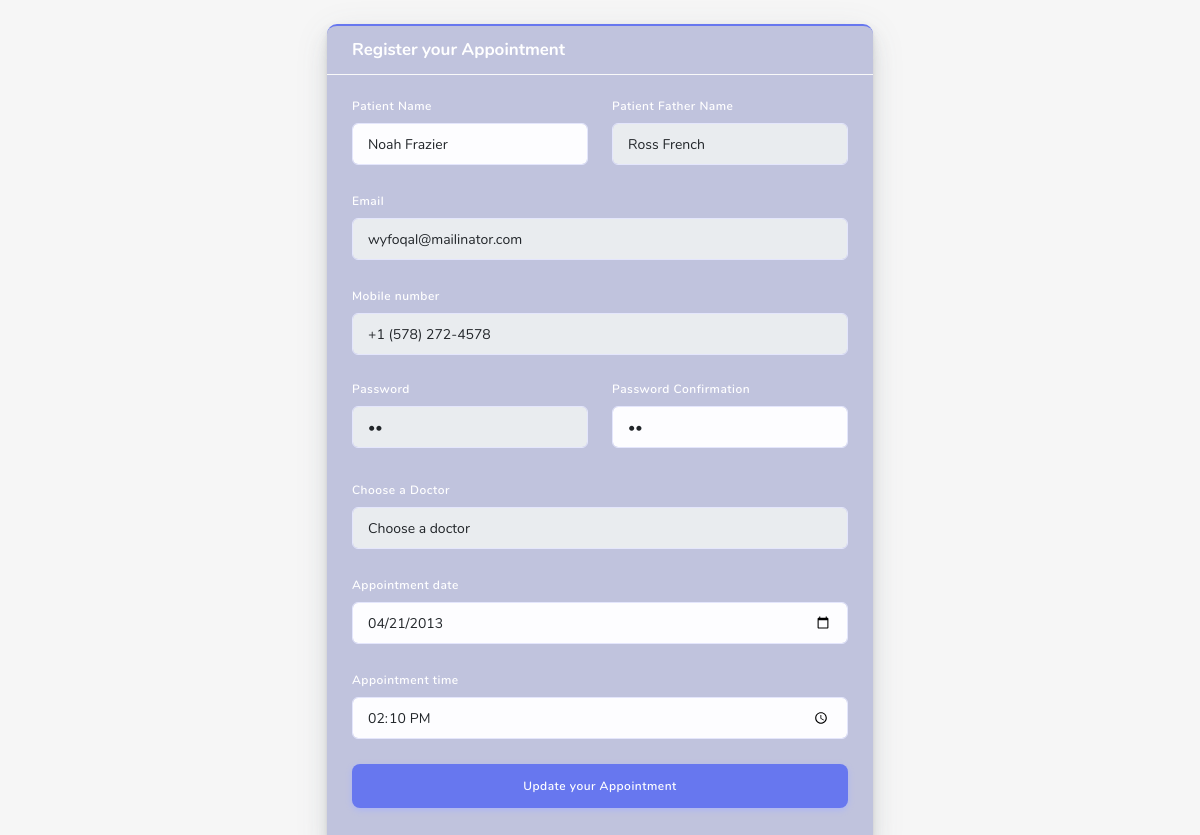
/update-appointment.php?upid=23, run on the app's committed database.
### tables this page shows
CREATE TABLE `patient_record` (
  `pid` bigint(255) NOT NULL,
  `patient_name` varchar(255) NOT NULL,
  `pfather_name` varchar(255) NOT NULL,
  `pemail` varchar(255) NOT NULL,
  `pmobile_number` varchar(255) NOT NULL,
  `password` varchar(255) NOT NULL,
  `cpassword` varchar(255) NOT NULL,
  `cdoctorname` varchar(255) NOT NULL,
  `pdate` varchar(255) NOT NULL,
  `ptime` varchar(255) NOT NULL
);

### update-appointment.php (the view, shortened to what this page needs)
<?php
  include "./include/connection.php";
    $up=$_GET['upid'];
    $upsql="SELECT * FROM `patient_record` WHERE `pid`='$up'";
    $uprun=mysqli_query($conn,$upsql);
    $upfet=mysqli_fetch_assoc($uprun);
  ?>
<!DOCTYPE html>
<html lang="en">
<?php
include "./include/header.php";
?>
<body>
  <div id="app">
    <section class="section">
      <div class="container mt-4">
        <div class="row justify-content-center ">
          <div class="col-12 col-sm-10  col-md-6  col-lg-6  col-xl-6 ">
            <div class="card card-primary">
              <div class="card-header">
                <h4 class="text-white">Register your Appointment</h4>
              </div>
              <div class="card-body">
                <form method="POST" >
                  <div class="row">
                    <div class="form-group col-6">
                      <label for="frist_name">Patient Name</label>
                      <input id="frist_name" oninput="changedata()" onblur="removespantext()" type="text" class="form-control" value="<?php echo $upfet['patient_name']?>" name="patient_name" autofocus>
                    </div>
                    <div class="form-group col-6">
                      <label for="father_name">Patient Father Name</label>
                      <input id="father_name" oninput="changedata1()" onblur="removespantext()" type="text" class="form-control" disabled value="<?php echo $upfet['pfather_name']?>" name="pfather_name">
                    </div>
                  </div>
                  <div class="form-group">
                    <label for="email">Email</label>
                    <input id="email" oninput="changedata3()" disabled onblur="removespantext()" type="email" value="<?php echo $upfet['pemail']?>" class="form-control" name="pemail">
                  </div>
                  <div class="form-group">
                    <label for="mobile_number">Mobile number </label>
                    <input id="mobile_number"  oninput="changedata4()" onblur="removespantext()" disabled type="tel" class="form-control" value="<?php echo $upfet['pmobile_number']?>" name="pmobile_number">
                  </div>
                  <div class="row">
                    <div class="form-group col-6">
                      <label for="password"  class="d-block">Password</label>
                      <input id="password"  oninput="changedata5()" onblur="removespantext()" disabled  value="<?php echo $upfet['password']?>" type="password" class="form-control pwstrength" data-indicator="pwindicator"
                        name="password">
                      <div id="pwindicator" class="pwindicator">
                        <div class="bar"></div>
                      </div>
                    </div>
                    <div class="form-group col-6">
                      <label for="cpassword" class="d-block">Password Confirmation</label>
                      <input id="cpassword" oninput="changedata6()" onblur="removespantext()"name="cpassword" value="<?php echo $upfet['cpassword']?>" type="password" class="form-control" name="password-confirm">
                    </div>
                  </div>
                  <div class="form-group">
                    <label for="doctor">Choose a Doctor </label>
                    <select name="cdoctorname" id="cdoctorname" disabled  class="form-control">
                    <option selected>Choose a doctor</option>
                    </select>
                  </div>
                  <div class="form-group">
                    <label for="date">Appointment date </label>
                    <input id="date" value="<?php echo $upfet['pdate']?>" type="date" class="form-control" name="pdate">
                  </div>
                  <div class="form-group">
                    <label for="time">Appointment time </label>
                    <input id="time" type="time" value="<?php echo $upfet['ptime']?>" class="form-control" name="ptime">
                  </div>
                  <div class="form-group">
                    <button type="submit" name="submit" class="btn btn-primary btn-lg btn-block">
                      Update your Appointment
                    </button>
                  </div>
                </form>
              </div>
            </div>
          </div>
        </div>
      </div>
    </section>
  </div>
</body>
</html>

### update-appointment.php (style rules this page uses)
body { background-image: url(./include/pic1.jpg); background-repeat: no-repeat; background-size: cover; }
.card { background-color: rgba(28, 40, 145, 0.25); }
.form-group label { color:white; }

### data on the page
patient_record: patient_name "Noah Frazier", pfather_name "Ross French", pemail "wyfoqal@mailinator.com", pmobile_number "+1 (578) 272-4578", pdate "04/21/2013", ptime "14:10"
